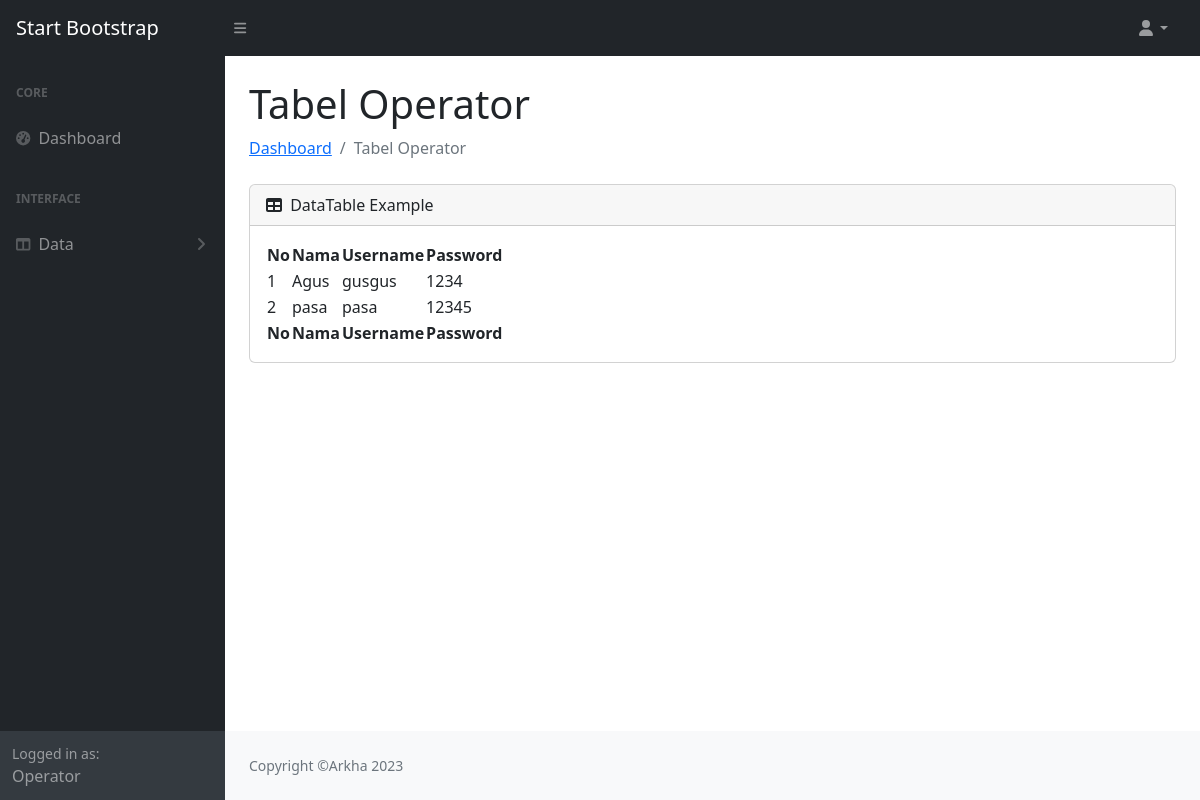
/operator/tabel_operator.php, run on the app's committed database.
### tables this page shows
CREATE TABLE `data_operator` (
  `id_operator` int(11) NOT NULL,
  `nama` varchar(250) NOT NULL,
  `username` varchar(250) NOT NULL,
  `password` varchar(250) NOT NULL,
  `foto` varchar(255) NOT NULL
);

### operator/tabel_operator.php (the view, shortened to what this page needs)
<!DOCTYPE html>
<html lang="en">
<head>
</head>
<body>
    <!DOCTYPE html>
    <html lang="en">
    <head>
        <link href="https://cdn.jsdelivr.net/npm/simple-datatables@7.1.2/dist/style.min.css" rel="stylesheet" />
        <link href="../css/styles.css" rel="stylesheet" />
    </head>
    <body class="sb-nav-fixed">
        <nav class="sb-topnav navbar navbar-expand navbar-dark bg-dark">
            <a class="navbar-brand ps-3" href="index.php">Start Bootstrap</a>
            <button class="btn btn-link btn-sm order-1 order-lg-0 me-4 me-lg-0" id="sidebarToggle" href="#!"><i
                    class="fas fa-bars"></i></button>
            <ul class="navbar-nav ms-auto ms-md-0 me-3 me-lg-4">
                <li class="nav-item dropdown">
                    <a class="nav-link dropdown-toggle" id="navbarDropdown" href="#" role="button"
                        data-bs-toggle="dropdown" aria-expanded="false"><i class="fas fa-user fa-fw"></i></a>
                </li>
            </ul>
        </nav>
        <div id="layoutSidenav">
            <div id="layoutSidenav_nav">
                <nav class="sb-sidenav accordion sb-sidenav-dark" id="sidenavAccordion">
                    <div class="sb-sidenav-menu">
                        <div class="nav">
                            <div class="sb-sidenav-menu-heading">Core</div>
                            <a class="nav-link" href="index.php">
                                <div class="sb-nav-link-icon"><i class="fas fa-tachometer-alt"></i></div>
                                Dashboard
                            </a>
                            <div class="sb-sidenav-menu-heading">Interface</div>
                            <a class="nav-link collapsed" href="#" data-bs-toggle="collapse"
                                data-bs-target="#collapseLayouts" aria-expanded="false" aria-controls="collapseLayouts">
                                <div class="sb-nav-link-icon"><i class="fas fa-columns"></i></div>
                                Data
                                <div class="sb-sidenav-collapse-arrow"><i class="fas fa-angle-down"></i></div>
                            </a>
                        </div>
                    </div>
                    <div class="sb-sidenav-footer">
                        <div class="small">Logged in as:</div>
                        Operator
                    </div>
                </nav>
            </div>
            <div id="layoutSidenav_content">
                <main>
                    <div class="container-fluid px-4">
                        <h1 class="mt-4">Tabel Operator</h1>
                        <ol class="breadcrumb mb-4">
                            <li class="breadcrumb-item"><a href="index.php">Dashboard</a></li>
                            <li class="breadcrumb-item active">Tabel Operator</li>
                        </ol>
                        <div class="card mb-4">
                            <div class="card-header">
                                <i class="fas fa-table me-1"></i>
                                DataTable Example
                            </div>
                            <div class="card-body">
                                <table id="datatablesSimple">
                                    <thead>
                                        <tr>
                                            <th>No</th>
                                            <th>Nama</th>
                                            <th>Username</th>
                                            <th>Password</th>
                                        </tr>
                                    </thead>
                                    <tfoot>
                                        <tr>
                                            <th>No</th>
                                            <th>Nama</th>
                                            <th>Username</th>
                                            <th>Password</th>
                                        </tr>
                                    </tfoot>
                                    <tbody>
                                        <?php
                                        include 'koneksi.php';
                                        $no = 1;
                                        $data = mysqli_query($koneksi, "select * from data_operator");
                                        while ($d = mysqli_fetch_array($data)) {
                                            ?>
                                            <tr>
                                                <td>
                                                    <?php echo $no++; ?>
                                                </td>
                                                <td>
                                                    <?php echo $d['nama']; ?>
                                                </td>
                                                <td>
                                                    <?php echo $d['username']; ?>
                                                </td>
                                                <td>
                                                    <?php echo $d['password']; ?>
                                                </td>
                                            </tr>
                                            <?php
                                        }
                                        ?>
                                </table>
                            </div>
                        </div>
                    </div>
                </main>
                <footer class="py-4 bg-light mt-auto">
                    <div class="container-fluid px-4">
                        <div class="d-flex align-items-center justify-content-between small">
                            <div class="text-muted">Copyright &copy;Arkha 2023</div>
                        </div>
                    </div>
                </footer>
            </div>
        </div>
    </body>
    </html>
</body>
</html>

### data on the page
data_operator: nama "Agus", username "gusgus", password "1234"
data_operator: nama "pasa", username "pasa", password "12345"
